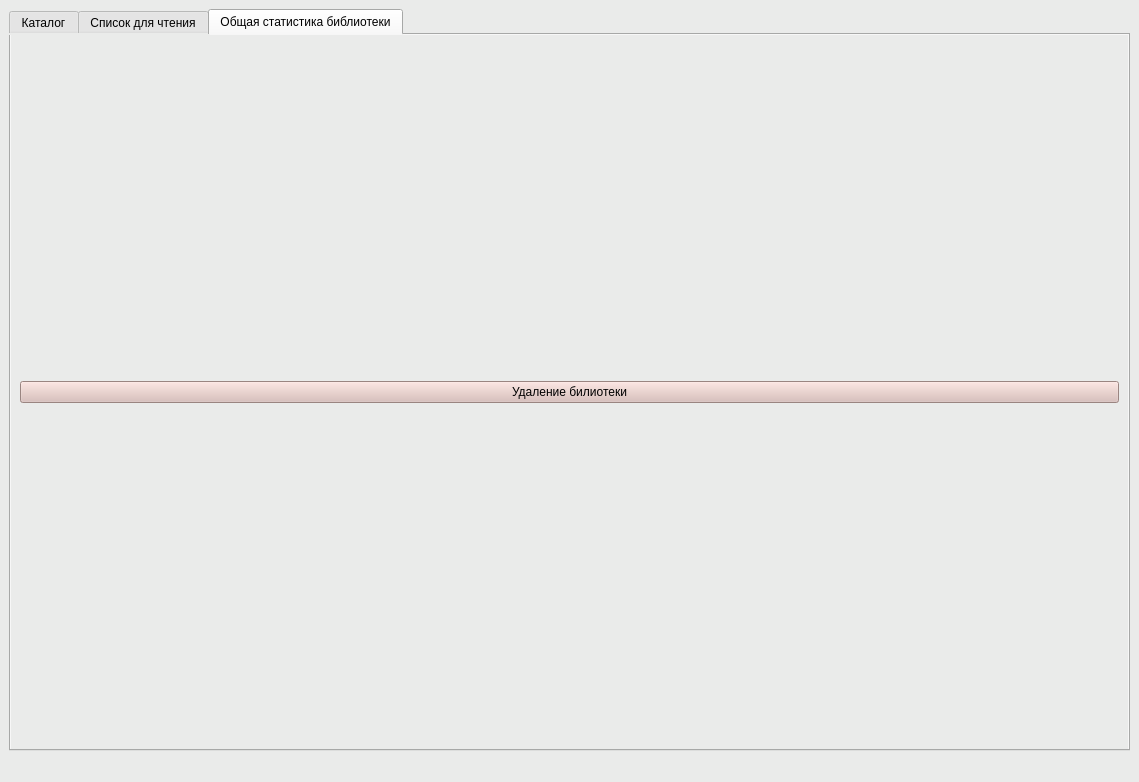
<?xml version="1.0" encoding="UTF-8"?>
<ui version="4.0">
 <class>MainWindow</class>
 <widget class="QMainWindow" name="MainWindow">
  <property name="enabled">
   <bool>true</bool>
  </property>
  <property name="geometry">
   <rect>
    <x>0</x>
    <y>0</y>
    <width>1139</width>
    <height>782</height>
   </rect>
  </property>
  <property name="sizePolicy">
   <sizepolicy hsizetype="Preferred" vsizetype="Preferred">
    <horstretch>111</horstretch>
    <verstretch>0</verstretch>
   </sizepolicy>
  </property>
  <property name="minimumSize">
   <size>
    <width>0</width>
    <height>0</height>
   </size>
  </property>
  <property name="maximumSize">
   <size>
    <width>16777215</width>
    <height>16777215</height>
   </size>
  </property>
  <property name="windowTitle">
   <string>Электронная Библиотека</string>
  </property>
  <property name="layoutDirection">
   <enum>Qt::LeftToRight</enum>
  </property>
  <property name="styleSheet">
   <string notr="true">QWidget{
	background-color: rgb(234,235,234);
}
QPushButton{
	background-color: rgb(216,186,181);
}</string>
  </property>
  <widget class="QWidget" name="centralwidget">
   <layout class="QGridLayout" name="gridLayout_7">
    <item row="0" column="0">
     <widget class="QTabWidget" name="tabWidget">
      <property name="enabled">
       <bool>true</bool>
      </property>
      <property name="sizePolicy">
       <sizepolicy hsizetype="Preferred" vsizetype="Preferred">
        <horstretch>0</horstretch>
        <verstretch>0</verstretch>
       </sizepolicy>
      </property>
      <property name="whatsThis">
       <string>&lt;html&gt;&lt;head/&gt;&lt;body&gt;&lt;p&gt;Каталог&lt;/p&gt;&lt;/body&gt;&lt;/html&gt;</string>
      </property>
      <property name="styleSheet">
       <string notr="true"/>
      </property>
      <property name="currentIndex">
       <number>2</number>
      </property>
      <widget class="QWidget" name="tab">
       <property name="toolTip">
        <string>&lt;html&gt;&lt;head/&gt;&lt;body&gt;&lt;p&gt;Каталог&lt;/p&gt;&lt;p&gt;&lt;br/&gt;&lt;/p&gt;&lt;/body&gt;&lt;/html&gt;</string>
       </property>
       <attribute name="title">
        <string>Каталог</string>
       </attribute>
       <layout class="QGridLayout" name="gridLayout_6">
        <item row="5" column="4">
         <widget class="QComboBox" name="comboBox_2">
          <item>
           <property name="text">
            <string>фантастика</string>
           </property>
          </item>
          <item>
           <property name="text">
            <string>детектив</string>
           </property>
          </item>
          <item>
           <property name="text">
            <string>роман</string>
           </property>
          </item>
         </widget>
        </item>
        <item row="1" column="0">
         <widget class="QLabel" name="label">
          <property name="text">
           <string>Фильтры:</string>
          </property>
         </widget>
        </item>
        <item row="5" column="1">
         <widget class="QLineEdit" name="lineEdit_2"/>
        </item>
        <item row="0" column="0">
         <widget class="QPushButton" name="pushButton_5">
          <property name="text">
           <string>В закладки</string>
          </property>
         </widget>
        </item>
        <item row="0" column="2">
         <widget class="QPushButton" name="pushButton_3">
          <property name="text">
           <string>Обновить</string>
          </property>
         </widget>
        </item>
        <item row="3" column="0">
         <widget class="QLabel" name="label_2">
          <property name="text">
           <string>Год</string>
          </property>
         </widget>
        </item>
        <item row="6" column="1" colspan="2">
         <widget class="QPushButton" name="pushButton_7">
          <property name="sizePolicy">
           <sizepolicy hsizetype="Ignored" vsizetype="Minimum">
            <horstretch>0</horstretch>
            <verstretch>0</verstretch>
           </sizepolicy>
          </property>
          <property name="text">
           <string>Применить</string>
          </property>
         </widget>
        </item>
        <item row="3" column="1">
         <widget class="QLabel" name="label_4">
          <property name="text">
           <string>Автор</string>
          </property>
         </widget>
        </item>
        <item row="3" column="2">
         <widget class="QLabel" name="label_3">
          <property name="text">
           <string>Жанр</string>
          </property>
         </widget>
        </item>
        <item row="5" column="2">
         <widget class="QLineEdit" name="lineEdit_3"/>
        </item>
        <item row="8" column="0" colspan="5">
         <widget class="QTableWidget" name="tableWidget"/>
        </item>
        <item row="5" column="0">
         <widget class="QLineEdit" name="lineEdit"/>
        </item>
        <item row="0" column="1">
         <widget class="QPushButton" name="pushButton_4">
          <property name="sizePolicy">
           <sizepolicy hsizetype="Minimum" vsizetype="Minimum">
            <horstretch>0</horstretch>
            <verstretch>0</verstretch>
           </sizepolicy>
          </property>
          <property name="text">
           <string>Добавить</string>
          </property>
         </widget>
        </item>
        <item row="0" column="4">
         <widget class="QPushButton" name="pushButton_2">
          <property name="sizePolicy">
           <sizepolicy hsizetype="Expanding" vsizetype="Fixed">
            <horstretch>0</horstretch>
            <verstretch>0</verstretch>
           </sizepolicy>
          </property>
          <property name="text">
           <string>Удалить</string>
          </property>
         </widget>
        </item>
        <item row="7" column="1" colspan="2">
         <widget class="QPushButton" name="pushButton_8">
          <property name="text">
           <string>Сбросить</string>
          </property>
         </widget>
        </item>
       </layout>
      </widget>
      <widget class="QWidget" name="tab_2">
       <property name="enabled">
        <bool>true</bool>
       </property>
       <property name="maximumSize">
        <size>
         <width>16777215</width>
         <height>16777215</height>
        </size>
       </property>
       <property name="font">
        <font>
         <kerning>true</kerning>
        </font>
       </property>
       <attribute name="title">
        <string>Список для чтения</string>
       </attribute>
       <layout class="QGridLayout" name="gridLayout_8">
        <item row="1" column="0">
         <widget class="QPushButton" name="pushButton_6">
          <property name="text">
           <string>Удалить</string>
          </property>
         </widget>
        </item>
        <item row="2" column="0">
         <widget class="QTableWidget" name="tableWidget_2"/>
        </item>
        <item row="0" column="0">
         <widget class="QPushButton" name="pushButton">
          <property name="sizePolicy">
           <sizepolicy hsizetype="Minimum" vsizetype="Fixed">
            <horstretch>0</horstretch>
            <verstretch>0</verstretch>
           </sizepolicy>
          </property>
          <property name="minimumSize">
           <size>
            <width>545</width>
            <height>23</height>
           </size>
          </property>
          <property name="text">
           <string>Общая информация о профиле</string>
          </property>
         </widget>
        </item>
       </layout>
      </widget>
      <widget class="QWidget" name="tab_3">
       <attribute name="title">
        <string>Общая статистика библиотеки</string>
       </attribute>
       <layout class="QGridLayout" name="gridLayout_5">
        <item row="0" column="1">
         <layout class="QGridLayout" name="gridLayout"/>
        </item>
        <item row="0" column="0">
         <layout class="QGridLayout" name="gridLayout_2"/>
        </item>
        <item row="1" column="0" colspan="2">
         <layout class="QGridLayout" name="gridLayout_3"/>
        </item>
        <item row="2" column="0" colspan="2">
         <widget class="QPushButton" name="pushButton_9">
          <property name="text">
           <string>Удаление билиотеки</string>
          </property>
         </widget>
        </item>
       </layout>
      </widget>
     </widget>
    </item>
   </layout>
  </widget>
  <widget class="QStatusBar" name="statusbar"/>
  <action name="actionuil">
   <property name="text">
    <string>uil</string>
   </property>
  </action>
  <action name="action">
   <property name="text">
    <string>помошь</string>
   </property>
  </action>
  <action name="action_2">
   <property name="text">
    <string>уцкакуап</string>
   </property>
  </action>
  <action name="action_3">
   <property name="text">
    <string>укпкупку</string>
   </property>
  </action>
 </widget>
 <resources/>
 <connections/>
</ui>
